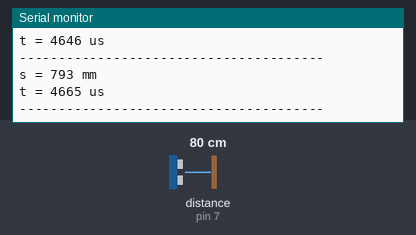
A sketch run on a simulated Arduino Uno, built with avr-gcc and run on an emulated ATmega328P. Parts: the last lines printed to the serial monitor. Wiring (inferred from the names in the program): ultrasonic range finder: trigger pin 8; echo pin 7. The inputs (shaded band) are chosen by the test bench; at power-on: distance to the obstacle (sensor on pin 7) 80 cm. The echo pulse lasts 58.3 µs per cm.

Above: at 2.3 s.
2.4 s: distance to the obstacle (sensor on pin 7) set to 2 cm
At 4.2 s:
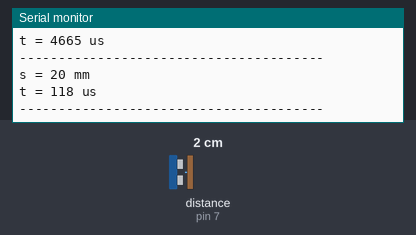
4.5 s: distance to the obstacle (sensor on pin 7) set to 4 cm
At 5.7 s:
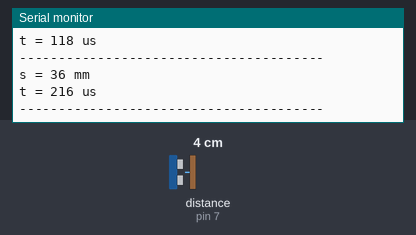
Timing chart, 0 to 7.5 s (numbered marks = the images above; inputs shaded):
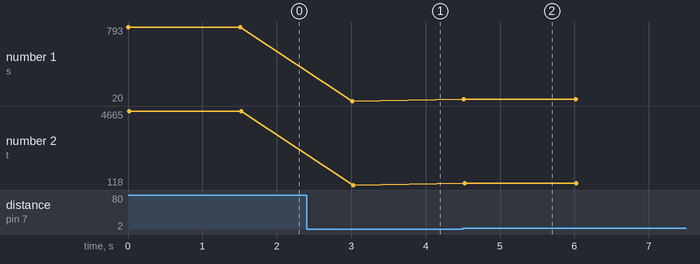

Measured:
- after the input at 2.4 s, the serial monitor: prints a new line after 0.61 s (image 1)
- after the input at 4.5 s, the serial monitor: prints a new line at once (image 2)
- plotted number 1: 793 → 20 after the input at 2.4 s, 20 → 36 after the input at 4.5 s
- plotted number 2: 4665 → 118 after the input at 2.4 s, 118 → 216 after the input at 4.5 s

The sketch:

Ultrasonic_Sensor_HC-SR0_basic.ino
```cpp
    // Defines Tirg and Echo pins of the Ultrasonic Sensor
    const int echoPin = 7;
    const int trigPin = 8;

    long duration;
    int distance;

    void setup() {
      Serial.begin(9600);
      pinMode(trigPin, OUTPUT); // Sets the trigPin as an Output
      pinMode(echoPin, INPUT); // Sets the echoPin as an Input
    }

    void loop() {

      digitalWrite(trigPin, LOW);
      delayMicroseconds(2);
      digitalWrite(trigPin, HIGH);
      delayMicroseconds(10);
      digitalWrite(trigPin, LOW);

      duration = pulseIn(echoPin, HIGH); // Reads the echoPin, returns the sound wave travel time in microseconds
      distance= duration*0.34/2;

      Serial.print("s = ");
      Serial.print(distance); // Sends the distance value into the Serial Port
      Serial.println(" mm");

      Serial.print("t = ");
      Serial.print(duration); // Sends the distance value into the Serial Port
      Serial.println(" us");

      Serial.println("---------------------------------------");
      delay(1500);

    }
```
